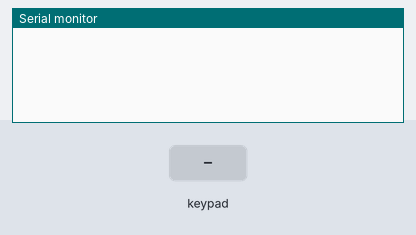
A sketch run on a simulated Arduino Uno, built with avr-gcc and run on an emulated ATmega328P. On the bench: the last lines printed to the serial monitor. Inputs (shaded band) come from the test bench.

Above: at 1.2 s.
1.3 s: key '1' pressed
At 2.2 s:
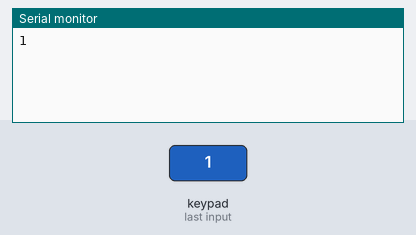
2.8 s: keypad keys 1 2 # pressed 0.4 s apart
At 3.9 s:
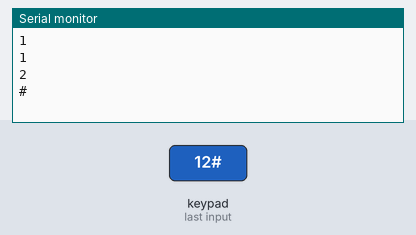
5.5 s: key 'A' pressed
At 6.5 s:
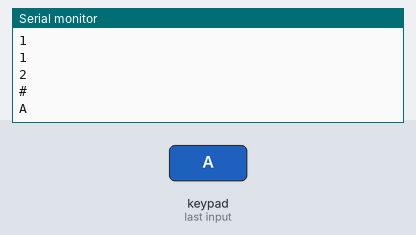
7.0 s: keypad keys 1 2 * pressed 0.4 s apart
At 8.3 s:
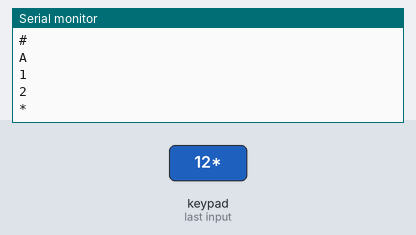
9.7 s: key 'B' pressed
At 10.9 s:
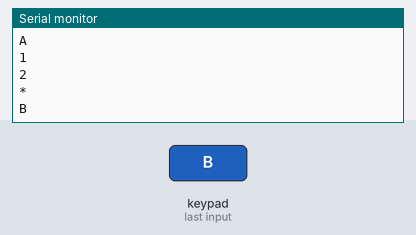
11.2 s: keypad keys 1 2 D pressed 0.4 s apart
At 12.9 s:
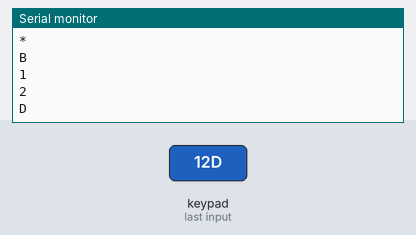

Measured:
- after the input at 1.3 s, the serial monitor: prints a new line at once (image 1)
- after the input at 2.8 s, the serial monitor: prints a new line after 0.41 s (image 2)
- after the input at 5.5 s, the serial monitor: prints a new line at once (image 3)
- after the input at 7.0 s, the serial monitor: prints a new line at once (image 4)
- after the input at 9.7 s, the serial monitor: prints a new line at once (image 5)
- after the input at 11.2 s, the serial monitor: prints a new line at once (image 6)

The sketch:

program_2.ino
```cpp
#include <Keypad.h>

#define ROWS 4
#define COLUMNS 4

char mapKeyBoard[4][4] = {{'1', '2', '3', 'A'},
              			  {'4', '5', '6', 'B'},
                          {'7', '8', '9', 'C'},
                          {'*', '0', '#', 'D'}};

byte portsRows[ROWS] = {9,8,7,6};
byte portsColumns[COLUMNS] = {5,4,3,2};

Keypad keyBoard = Keypad(makeKeymap(mapKeyBoard), portsRows, portsColumns, ROWS, COLUMNS);

void setup(){
  Serial.begin(9600);
}

void loop(){
  char key = keyBoard.getKey();
  if (key != NO_KEY) {
	Serial.println(key);
  }
}
```
